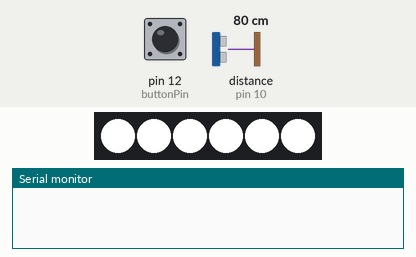
Simulated run of this sketch. Board: Arduino Uno, built with avr-gcc and run on an emulated ATmega328P. Parts: 6 RGB LEDs in strip order, left to right, the last lines printed to the serial monitor. Wiring (inferred from the names in the program): ultrasonic range finder: trigger pin 11; echo pin 10. Inputs (shaded band) come from the test bench; at power-on: distance to the obstacle (sensor on pin 10) 80 cm, pin 12 (buttonPin) LOW. The echo pulse lasts 58.3 µs per cm.

Above: at 1.2 s.
1.3 s: distance to the obstacle (sensor on pin 10) set to 12 cm
2.8 s: distance to the obstacle (sensor on pin 10) set to 9 cm
At 3.8 s:
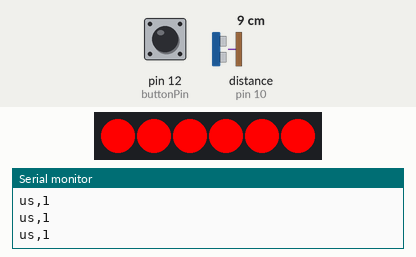
Timing chart, 0 to 5.8 s (numbered marks = the images above; inputs shaded):
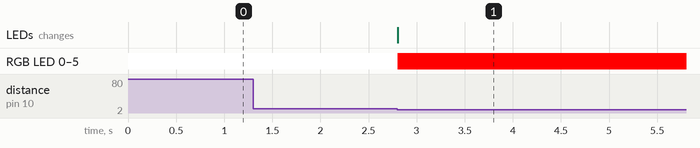

The sketch:

12_16_12pm.ino
```cpp
#include <Adafruit_NeoPixel.h>
#include <Keypad.h>

// Buttons
const int buttonPin = 12;
int previousButtonState = LOW;

// Ultra Sonic Sensor
const int triggerPin = 11;
const int echoPin = 10;

// Keypad
const byte ROWS = 4;
const byte COLS = 4;

char hexaKeys[ROWS][COLS] = {
  {'1', '2', '3', 'A'},
  {'4', '5', '6', 'B'},
  {'7', '8', '9', 'C'},
  {'*', '0', '#', 'D'}
};

byte colPins[ROWS] = {5, 4, 3, 2};
byte rowPins[COLS] = {9, 8, 7, 6};

// NeoPixel
const int ledPin = 13;
const int ledNum = 6;

Adafruit_NeoPixel strip = Adafruit_NeoPixel(ledNum, ledPin, NEO_GRB + NEO_KHZ800);

Keypad customKeypad = Keypad(makeKeymap(hexaKeys), rowPins, colPins, ROWS, COLS);

void setup() {
  Serial.begin(9600);
  pinMode(buttonPin, INPUT);
  pinMode(triggerPin, OUTPUT);
  pinMode(echoPin, INPUT);

  strip.begin();

  for (int i = 0; i < ledNum; i++) {
    strip.setPixelColor(i, strip.Color(255, 255, 255));
  }
  strip.show();
}

void loop() {
  int buttonState = digitalRead(buttonPin);

  digitalWrite(triggerPin, LOW);
  delayMicroseconds(2);
  digitalWrite(triggerPin, HIGH);
  delayMicroseconds(10);
  digitalWrite(triggerPin, LOW);

  long duration = pulseIn(echoPin, HIGH);
  int distance = duration * 0.034 / 2;

  // Update LED strip based on distance
  if (distance < 10) {
    for (int i = 0; i < ledNum; i++) {
      strip.setPixelColor(i, strip.Color(255, 0, 0));
    }
    strip.show();
    Serial.println("us,1");
  } else {
    for (int i = 0; i < ledNum; i++) {
      strip.setPixelColor(i, strip.Color(255, 255, 255));
    }
    strip.show();
  }

  // Read the pushed button
  if (buttonState != previousButtonState) {
    if (buttonState == HIGH) {
      Serial.println("b,1");
    } else {
      Serial.println("b,0");
    }
  }

  char keypadValue = customKeypad.getKey();
  if (keypadValue) {
    Serial.println("num," + String(keypadValue));
  }

  previousButtonState = buttonState;
}
```

Measured:
- the behaviour switches between 11 and 10 cm on distance to the obstacle (sensor on pin 10) (found by bisection; images 0 and 1)
- after the input at 1.3 s, every drawn part: stays the same
- after the input at 2.8 s, RGB LED 0–5: RGB(255, 255, 255) → RGB(255, 0, 0) at once; the LEDs: change at once (image 1)
